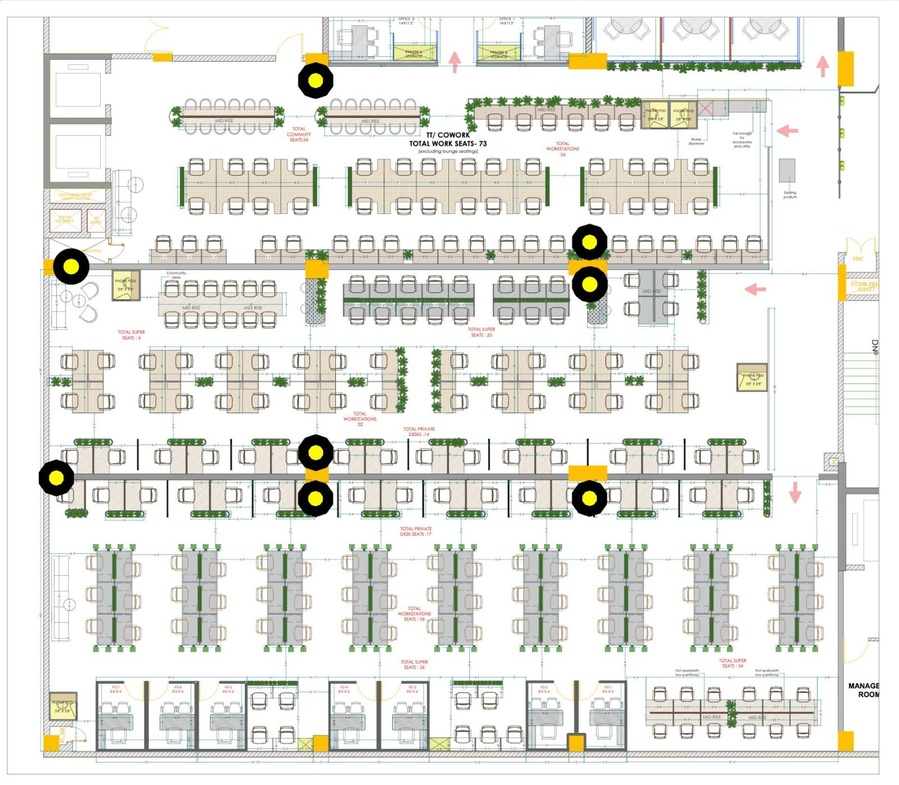
#> input picture worker/samples/floorplan/real_coworking.jpg, 899 x 785 px, shrunk from 1600 x 1396 before the run
$ python -i colour.py   (imports and definitions only)
#> lines starting #> are read from the running program, lines starting #| are printed output that depends on the picture; after the words box and inside, x2 and y2 are one past the last pixel; in counts of white or black regions, pixels touching at a corner belong together
#> further down, picture is the input picture: shape (785, 899, 3); mean B, G, R 223, 228.4, 228.3
"""Colour-coded drawings (CAD layers exported in colour).

Walls are drawn in neutral dark greys; furniture, planters, columns, door
swings, dimension lines and markers use saturated colours. Reading the colour
keeps planters (green), columns (yellow/orange), door arcs (yellow) and
dimension lines (teal) out of the wall mask. For black-and-white drawings none
of this applies and the plain ink mask is used.
"""
from __future__ import annotations

from dataclasses import dataclass, field

import cv2
import numpy as np


@dataclass
class ColourLayers:
    coloured: bool                      # the drawing really uses colour
    neutral: np.ndarray                 # 0/255: dark, unsaturated strokes (wall candidates)
    symbol: np.ndarray                  # 0/255: any non-white stroke (door arcs, glazing, ...)
    columns: list[dict] = field(default_factory=list)   # filled yellow/orange blocks
    markers: list[dict] = field(default_factory=list)   # round yellow dots with a dark ring
    saturated_fraction: float = 0.0


def analyse(image_bgr: np.ndarray, ink_cut: float = 0.67) -> ColourLayers:
#> called with ink_cut = 0.67
    hsv = cv2.cvtColor(image_bgr, cv2.COLOR_BGR2HSV)
#> hsv: shape (785, 899, 3); mean H, S, V 34, 12.5, 230.3
    hue = hsv[..., 0].astype(np.float32) * 2.0          # degrees
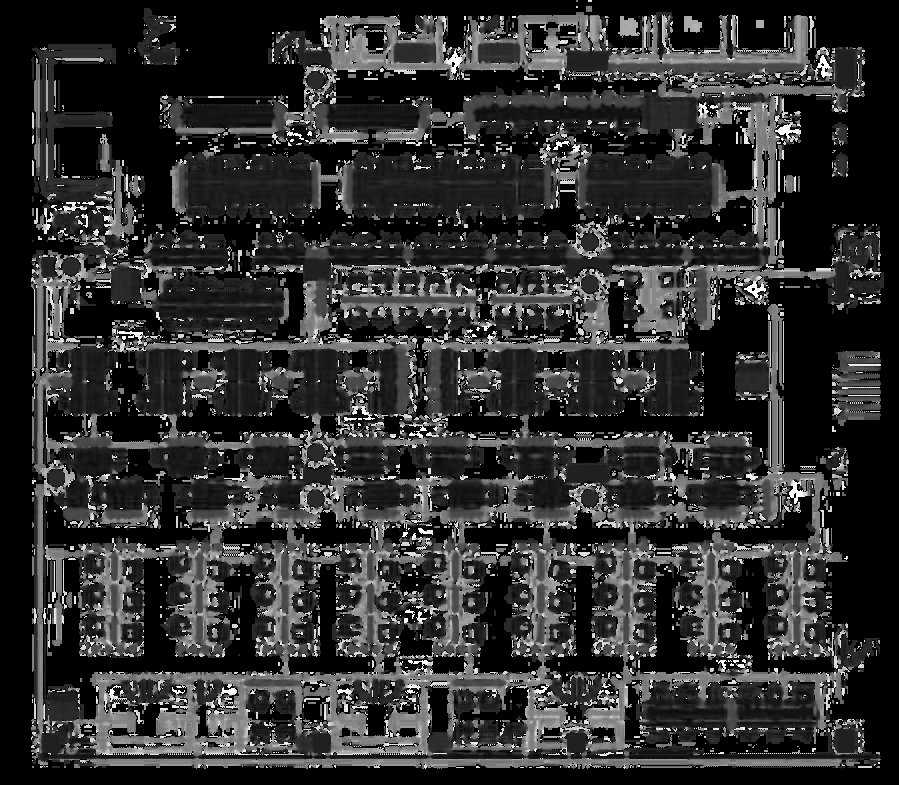
#> hue: shape (785, 899) float32; min 0, max 358, mean 68; drawn with min black and max white
    sat = hsv[..., 1].astype(np.float32) / 255.0
    val = hsv[..., 2].astype(np.float32) / 255.0

    drawn = val < 0.93
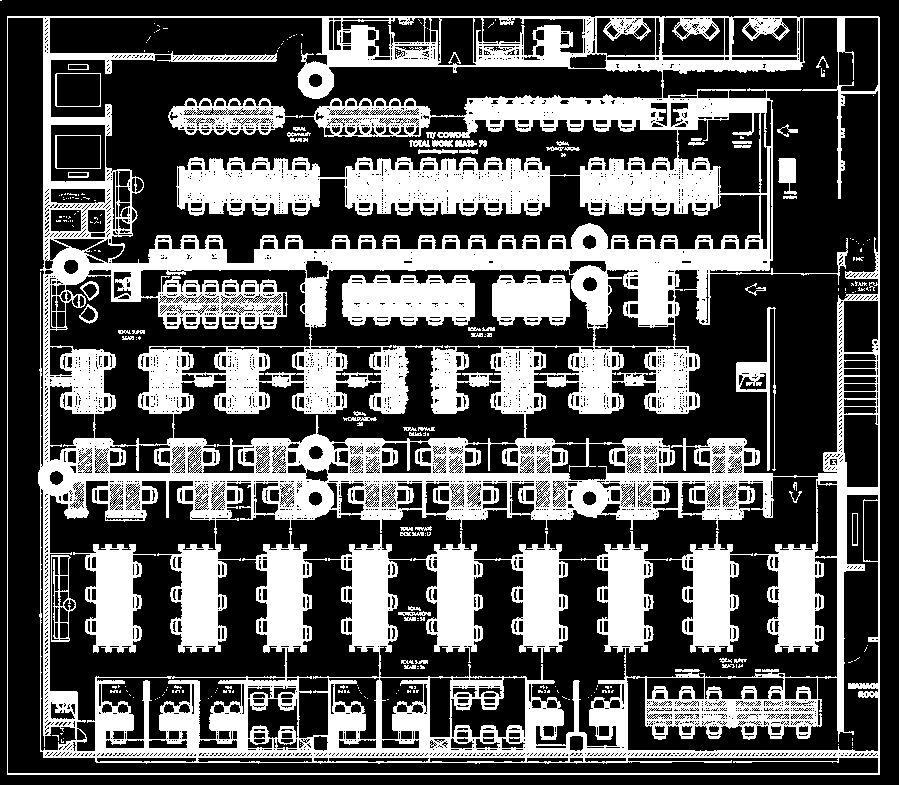
#> drawn: shape (785, 899) bool; 34.5% white; 264 white regions (196 under 20 px), largest, box (x1, y1, x2, y2) and area: (7, 16, 880, 775) 202768, (413, 531, 668, 663) 13627, (342, 275, 475, 326) 5492
    # colour noise (scanner or JPEG speckle on a grey drawing) is not colour
    # coding: judge the colour of a median-filtered copy, where noise is gone
    smooth = cv2.cvtColor(cv2.medianBlur(image_bgr, 5), cv2.COLOR_BGR2HSV)
#> smooth: shape (785, 899, 3); mean H, S, V 32.9, 11.4, 233.8
    smooth_sat = smooth[..., 1].astype(np.float32) / 255.0
    smooth_val = smooth[..., 2].astype(np.float32) / 255.0
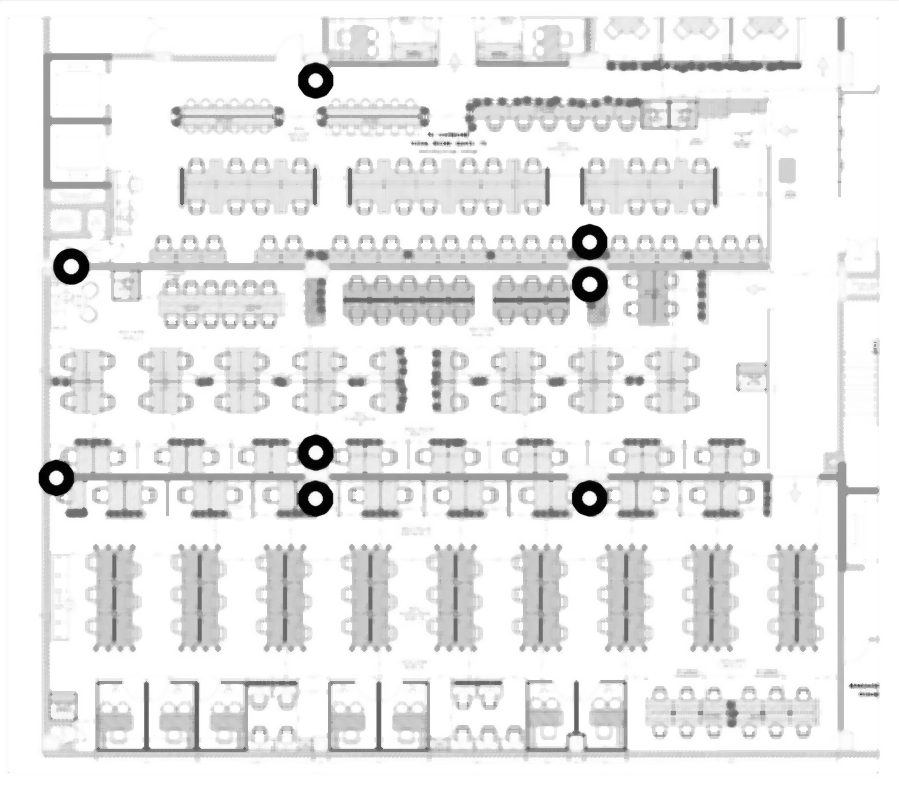
#> smooth_val: shape (785, 899) float32; min 0.00392, max 1, mean 0.917
    # strongly coloured, not just a hint of tint
    saturated = ((smooth_val < 0.95) & (smooth_val > 0.45) & (smooth_sat > 0.55)).astype(np.uint8)
#> saturated: shape (785, 899); values 0 (black) and 1 (white), 0.25% white in thin lines or dots, all inside (x1, y1, x2, y2) = (44, 51, 853, 752)
    saturated = cv2.morphologyEx(saturated, cv2.MORPH_OPEN, np.ones((3, 3), np.uint8))
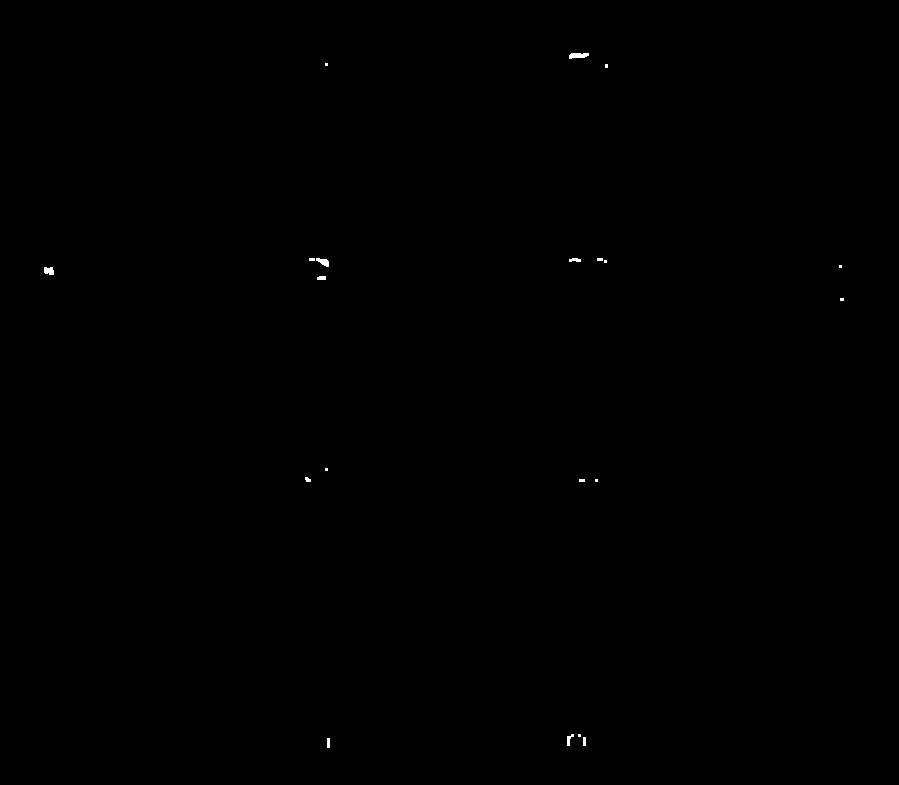
#> saturated: shape (785, 899); values 0 (black) and 1 (white), 0.08% white; 20 white regions (11 under 20 px), largest, box (x1, y1, x2, y2) and area: (569, 53, 589, 59) 92, (316, 258, 329, 267) 70, (44, 267, 54, 275) 67
    fraction = float(saturated.sum()) / max(float((smooth_val < 0.93).sum()), 1.0)
#> fraction = 0.00227
    count_c, _, stats_c, _ = cv2.connectedComponentsWithStats(saturated, connectivity=8)
#> count_c = 21; stats_c = 21 rows, first 6: [0, 0, 899, 785, 705160], [569, 53, 20, 6, 92], [325, 63, 3, 3, 9], [605, 64, 3, 4, 12], [309, 258, 6, 3, 18], [316, 258, 13, 9, 70]
    blobs = int((stats_c[1:, cv2.CC_STAT_AREA] >= 25).sum())   # coherent coloured shapes
#> blobs = 8
    neutral = ((sat < 0.30) & (val < ink_cut)).astype(np.uint8) * 255
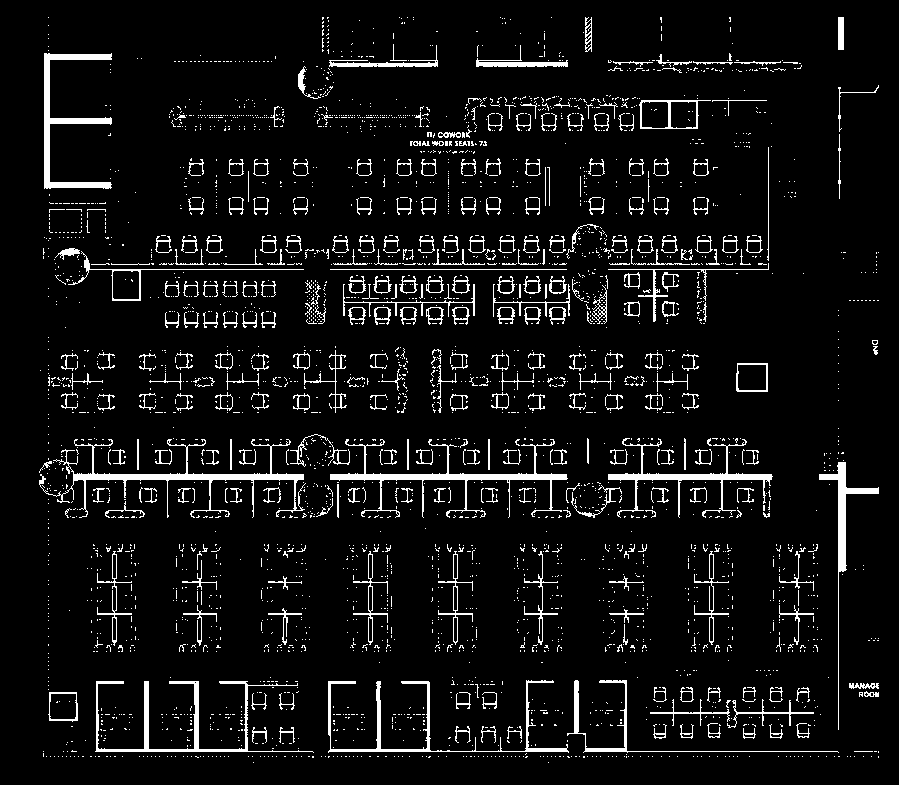
#> neutral: shape (785, 899); 6.6% white in thin lines or dots, all inside (x1, y1, x2, y2) = (39, 17, 879, 763)
    symbol = (drawn | (sat > 0.15)).astype(np.uint8) * 255
#> symbol: shape (785, 899); 35.6% white; 204 white regions (138 under 20 px), largest, box (x1, y1, x2, y2) and area: (7, 16, 880, 775) 210064, (413, 531, 668, 663) 13627, (342, 275, 475, 326) 5492

    # yellow / orange fills: columns (rectangles) and AP dots (small discs)
    warm = ((hue >= 18) & (hue <= 62) & (sat > 0.5) & (val > 0.7)).astype(np.uint8) * 255
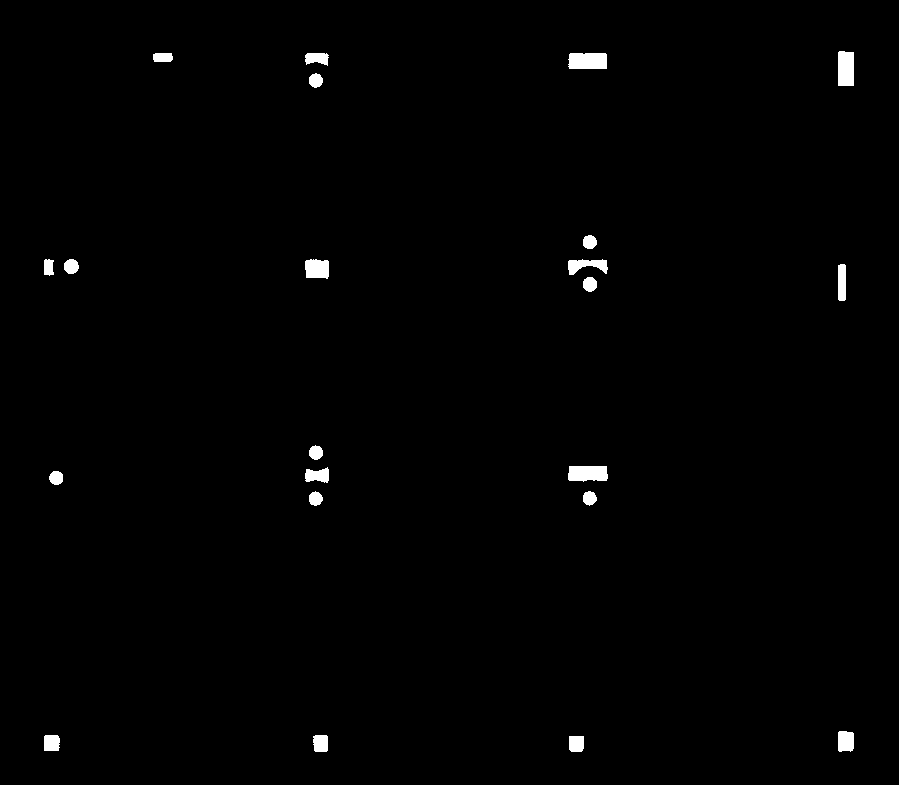
#> warm: shape (785, 899); 0.85% white; 22 white regions, largest, box (x1, y1, x2, y2) and area: (568, 53, 607, 69) 607, (568, 466, 608, 482) 575, (838, 51, 854, 86) 550
    warm = cv2.morphologyEx(warm, cv2.MORPH_OPEN, np.ones((3, 3), np.uint8))
#> warm: shape (785, 899); 0.84% white; 22 white regions, largest, box (x1, y1, x2, y2) and area: (569, 53, 607, 69) 604, (568, 466, 608, 481) 572, (838, 51, 854, 86) 550
    count, _, stats, centroids = cv2.connectedComponentsWithStats(warm, connectivity=8)
#> count = 23; stats = 23 rows, first 6: [0, 0, 899, 785, 699768], [838, 51, 16, 35, 550], [153, 53, 20, 9, 170], [305, 53, 23, 12, 233], [569, 53, 38, 16, 604], [309, 74, 14, 14, 158]; centroids = 23 rows, first 8: [448.7, 392.4], [845.5, 68.31], [162.4, 56.99], [316.4, 57.88], [587.5, 60.55], [315.4, 80.16], [589.3, 241.6], [70.87, 266.1]
    columns: list[dict] = []
    markers: list[dict] = []
    for i in range(1, count):
        x, y, w, h, area = (int(v) for v in stats[i])
        if area < 150:
            continue
        fill = area / float(w * h)
        entry = {"x": float(centroids[i][0]), "y": float(centroids[i][1]),
                 "width": float(w), "height": float(h), "area": area}
        round_dot = 0.68 <= fill <= 0.86 and 0.8 <= w / h <= 1.25 and 14 <= w <= 40
        if round_dot:
            # a small round yellow dot is an AP marker (it sits inside a dark ring)
            markers.append(entry)
            continue
        if fill >= 0.8 and max(w, h) <= 120 and min(w, h) >= 10:
            columns.append(entry)
#> this loop made 22 passes
#> (x, y, w, h, area, fill, round_dot) on passes 1, 2, 3, 4, 5, 6, 7, 9, 10, 11, 12, 13: (838, 51, 16, 35, 550, 0.982, False), (153, 53, 20, 9, 170, 0.944, False), (305, 53, 23, 12, 233, 0.844, False), (569, 53, 38, 16, 604, 0.993, False), (309, 74, 14, 14, 158, 0.806, True), (583, 235, 14, 14, 158, 0.806, True), (64, 259, 15, 15, 179, 0.796, True), (305, 260, 24, 18, 418, 0.968, False), (568, 260, 40, 15, 375, 0.625, False), (838, 264, 8, 37, 291, 0.983, False), (583, 277, 14, 15, 169, 0.805, True), (309, 446, 14, 14, 160, 0.816, True)
#> (x, y, w, h, area) on pass 8: (44, 260, 10, 15, 138)
#> after the loop, columns = 10 items; markers = 8 items
    return ColourLayers(coloured=blobs >= 12, neutral=neutral, symbol=symbol,
                        columns=columns, markers=markers, saturated_fraction=fraction)


def remove_markers(mask: np.ndarray, markers: list[dict], radius_factor: float = 2.8) -> np.ndarray:
    """Erases the dark ring around each AP marker. A wall that passes under a
    marker is not rebuilt here: the gap is bridged later because the line is
    still drawn on either side of the marker."""
    out = mask.copy()
    for m in markers:
        r = int(max(m["width"], m["height"]) / 2 * radius_factor)
        cv2.circle(out, (int(m["x"]), int(m["y"])), r, 0, -1)
    return out

>>> import cv2
>>> picture = cv2.imread('../samples/floorplan/real_coworking.jpg')
>>> result = analyse(picture)

$ run again, on worker/samples/floorplan/office_clean.png
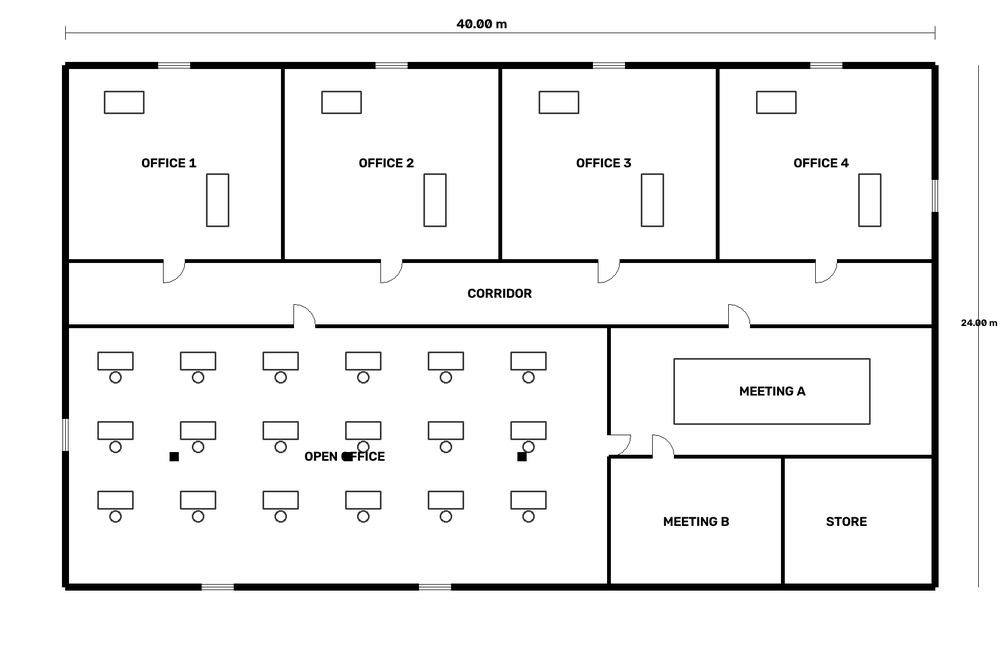
#> input picture worker/samples/floorplan/office_clean.png, 1000 x 652 px, shrunk from 1840 x 1200 before the run
#> picture is the input picture: shape (652, 1000, 3); min 0, max 255, mean 239.9
#> hsv: shape (652, 1000, 3); mean H, S, V 0, 0, 239.9
#> hue: shape (652, 1000) float32; every value is 0
#> in analyse, `drawn = val < 0.93`:
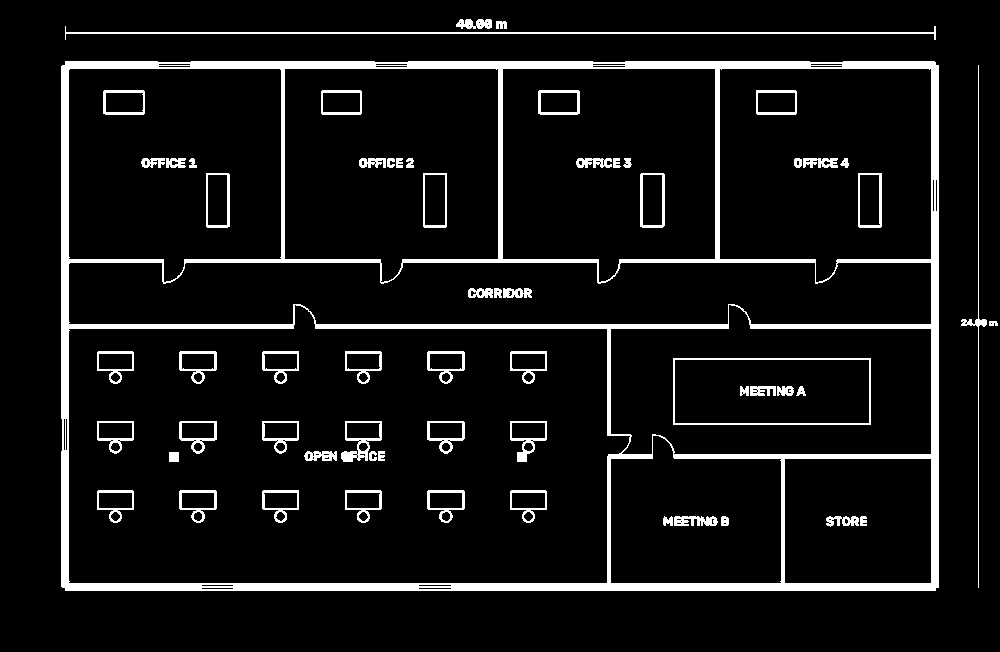
#> drawn: shape (652, 1000) bool; 8% white; 62 white regions, largest, box (x1, y1, x2, y2) and area: (61, 61, 939, 591) 35061, (65, 26, 936, 40) 1778, (673, 358, 871, 425) 1044
#> smooth: shape (652, 1000, 3); mean H, S, V 0, 0, 242.4
#> saturated: shape (652, 1000); every value is 0
#> fraction = 0
#> count_c = 1; stats_c = [[0, 0, 1000, 652, 652000]]
#> blobs = 0
#> in analyse, `neutral = ((sat < 0.30) & (val < ink_cut)).astype(np.uint8) * 255`:
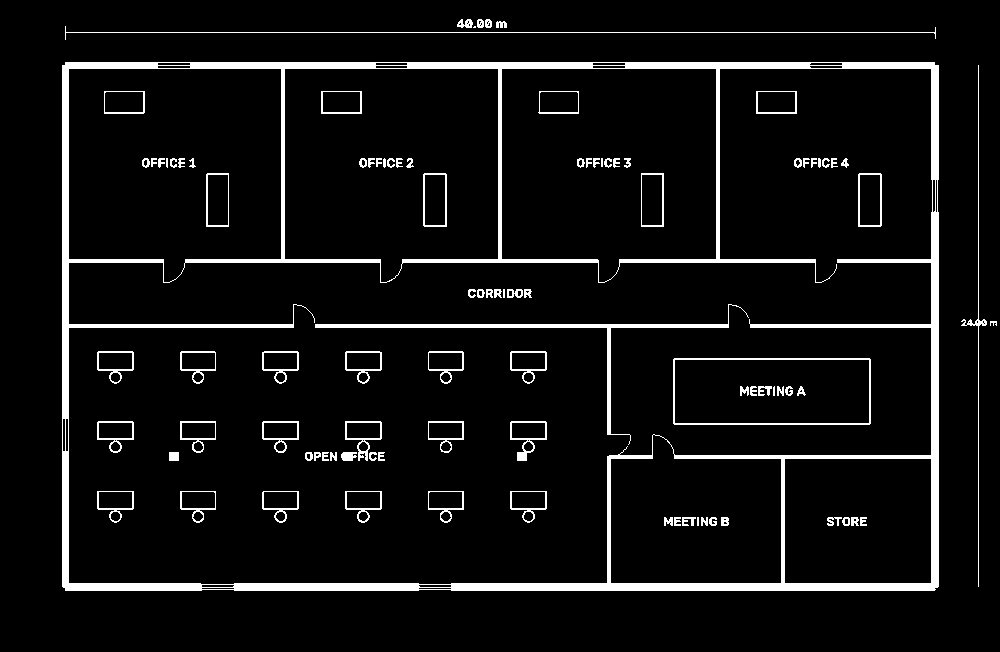
#> neutral: shape (652, 1000); 6.7% white; 98 white regions (6 under 20 px), largest, box (x1, y1, x2, y2) and area: (62, 62, 939, 591) 29242, (315, 304, 749, 445) 2156, (673, 358, 871, 425) 1040
#> count = 1; stats = [[0, 0, 1000, 652, 652000]]; centroids = [[499.5, 325.5]]
#> after the loop in analyse, `for i in range(1, count):`: columns = []
